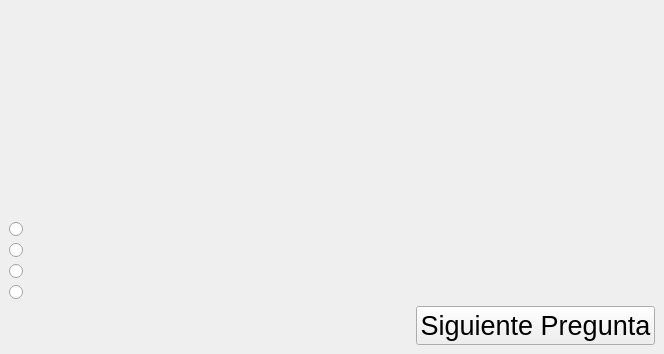
<?xml version="1.0" encoding="UTF-8"?>
<ui version="4.0">
 <class>Juego</class>
 <widget class="QWidget" name="Juego">
  <property name="geometry">
   <rect>
    <x>0</x>
    <y>0</y>
    <width>664</width>
    <height>354</height>
   </rect>
  </property>
  <property name="windowTitle">
   <string>Form</string>
  </property>
  <layout class="QHBoxLayout" name="horizontalLayout">
   <property name="spacing">
    <number>0</number>
   </property>
   <property name="leftMargin">
    <number>0</number>
   </property>
   <property name="topMargin">
    <number>0</number>
   </property>
   <property name="rightMargin">
    <number>0</number>
   </property>
   <property name="bottomMargin">
    <number>0</number>
   </property>
   <item>
    <widget class="QStackedWidget" name="WFases">
     <property name="currentIndex">
      <number>2</number>
     </property>
     <widget class="QWidget" name="faseInstrucciones">
      <layout class="QVBoxLayout" name="verticalLayout">
       <item>
        <widget class="QLabel" name="lblInstrucciones">
         <property name="sizePolicy">
          <sizepolicy hsizetype="Preferred" vsizetype="Expanding">
           <horstretch>0</horstretch>
           <verstretch>0</verstretch>
          </sizepolicy>
         </property>
         <property name="font">
          <font>
           <pointsize>15</pointsize>
          </font>
         </property>
         <property name="text">
          <string>Inserte aqui las instrucciones jose del futuro :D</string>
         </property>
        </widget>
       </item>
       <item>
        <layout class="QHBoxLayout" name="horizontalLayout_2">
         <item>
          <spacer name="horizontalSpacer">
           <property name="orientation">
            <enum>Qt::Horizontal</enum>
           </property>
           <property name="sizeHint" stdset="0">
            <size>
             <width>40</width>
             <height>20</height>
            </size>
           </property>
          </spacer>
         </item>
         <item>
          <widget class="QPushButton" name="btnContinuar">
           <property name="font">
            <font>
             <pointsize>20</pointsize>
            </font>
           </property>
           <property name="text">
            <string>Continuar</string>
           </property>
          </widget>
         </item>
        </layout>
       </item>
      </layout>
     </widget>
     <widget class="QWidget" name="faseConteo">
      <layout class="QVBoxLayout" name="verticalLayout_2">
       <item>
        <widget class="QLabel" name="lblConteo">
         <property name="font">
          <font>
           <pointsize>115</pointsize>
           <bold>true</bold>
          </font>
         </property>
         <property name="text">
          <string/>
         </property>
         <property name="alignment">
          <set>Qt::AlignCenter</set>
         </property>
         <property name="wordWrap">
          <bool>true</bool>
         </property>
        </widget>
       </item>
      </layout>
     </widget>
     <widget class="QWidget" name="fasePreguntas">
      <layout class="QVBoxLayout" name="verticalLayout_3">
       <item>
        <widget class="QLabel" name="lblNumPregunta">
         <property name="font">
          <font>
           <pointsize>25</pointsize>
          </font>
         </property>
         <property name="text">
          <string/>
         </property>
         <property name="alignment">
          <set>Qt::AlignCenter</set>
         </property>
        </widget>
       </item>
       <item>
        <widget class="QLabel" name="lblPregunta">
         <property name="sizePolicy">
          <sizepolicy hsizetype="Preferred" vsizetype="Expanding">
           <horstretch>0</horstretch>
           <verstretch>0</verstretch>
          </sizepolicy>
         </property>
         <property name="font">
          <font>
           <pointsize>20</pointsize>
          </font>
         </property>
         <property name="text">
          <string/>
         </property>
         <property name="alignment">
          <set>Qt::AlignLeading|Qt::AlignLeft|Qt::AlignTop</set>
         </property>
         <property name="wordWrap">
          <bool>true</bool>
         </property>
        </widget>
       </item>
       <item>
        <widget class="QRadioButton" name="rdRespuesta_1">
         <property name="font">
          <font>
           <pointsize>20</pointsize>
          </font>
         </property>
         <property name="text">
          <string/>
         </property>
        </widget>
       </item>
       <item>
        <widget class="QRadioButton" name="rdRespuesta_2">
         <property name="font">
          <font>
           <pointsize>20</pointsize>
          </font>
         </property>
         <property name="text">
          <string/>
         </property>
        </widget>
       </item>
       <item>
        <widget class="QRadioButton" name="rdRespuesta_3">
         <property name="font">
          <font>
           <pointsize>20</pointsize>
          </font>
         </property>
         <property name="text">
          <string/>
         </property>
        </widget>
       </item>
       <item>
        <widget class="QRadioButton" name="rdRespuesta_4">
         <property name="font">
          <font>
           <pointsize>20</pointsize>
          </font>
         </property>
         <property name="text">
          <string/>
         </property>
        </widget>
       </item>
       <item>
        <layout class="QHBoxLayout" name="horizontalLayout_3">
         <item>
          <spacer name="horizontalSpacer_2">
           <property name="orientation">
            <enum>Qt::Horizontal</enum>
           </property>
           <property name="sizeHint" stdset="0">
            <size>
             <width>40</width>
             <height>20</height>
            </size>
           </property>
          </spacer>
         </item>
         <item>
          <widget class="QPushButton" name="btnSigPregunta">
           <property name="font">
            <font>
             <pointsize>20</pointsize>
            </font>
           </property>
           <property name="text">
            <string>Siguiente Pregunta</string>
           </property>
          </widget>
         </item>
        </layout>
       </item>
      </layout>
     </widget>
     <widget class="QWidget" name="faseResultados">
      <widget class="QLabel" name="label">
       <property name="geometry">
        <rect>
         <x>60</x>
         <y>70</y>
         <width>66</width>
         <height>18</height>
        </rect>
       </property>
       <property name="text">
        <string>TextLabel</string>
       </property>
      </widget>
     </widget>
    </widget>
   </item>
  </layout>
 </widget>
 <resources/>
 <connections/>
</ui>
